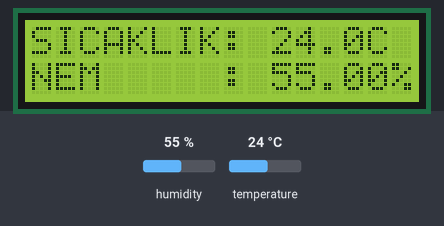
The sketch below on a simulated Arduino Uno, built with avr-gcc and run on an emulated ATmega328P. On the bench: 16×2 character LCD. Inputs (shaded band) come from the test bench; at power-on: humidity 55 %, temperature 24 °C. What the sketch prints to the serial monitor is not drawn.

Above: at 1.2 s.
1.3 s: humidity set to 22 %
At 2.6 s:
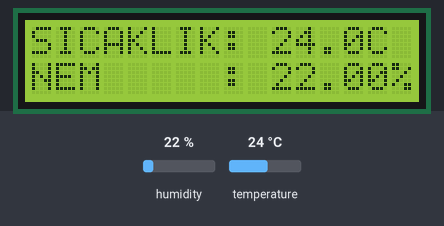
4.0 s: temperature set to 12 °C
At 5.6 s:
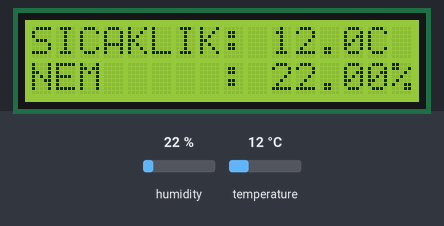
6.7 s: humidity set to 40 %
At 9.2 s:
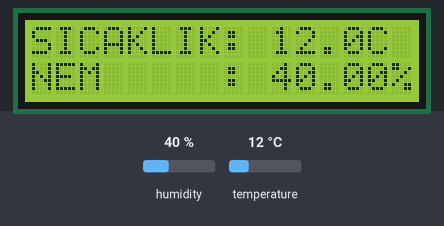
9.7 s: temperature set to 19 °C
At 11.0 s:
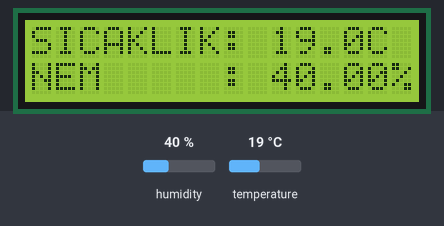
Timing chart, 0 to 12.7 s (numbered marks = the images above; inputs shaded):
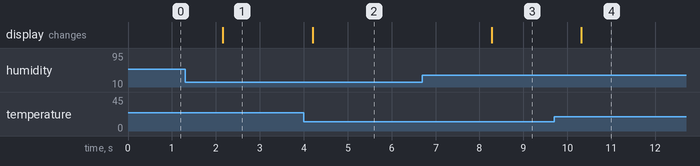

The sketch:

lcddht22nemderece.ino
```cpp
#include <DHT.h>
#include <LiquidCrystal_I2C.h>
LiquidCrystal_I2C lcd(0x27, 16, 2);  //LCD adresi 0x27 16 karaketer 2 satir olacak sekilde ayarlaniyor

#define DHTPIN 2 // belirlenen sensor data pini
#define DHTTYPE DHT22 // sensor tipi DHT22 olacak
DHT dht(DHTPIN, DHTTYPE);

void setup() {
  Serial.begin(9600);
  Serial.println("Baslatiliyor...");

  // initialize the LCD
  lcd.init();
  lcd.backlight();
  lcd.setCursor(0, 0);
  lcd.print("Baslatiliyor...");

  dht.begin();
}

void loop() {
  float h = dht.readHumidity();
  float c = dht.readTemperature();  // Derece
  float f = dht.readTemperature(true);  // Fahrenheit bu kullanilmayacagi icin yorum satirina cevirdik

  if (isnan(h) || isnan(c) || isnan(f)) {
    Serial.println("Failed to read from DHT sensor!");
    return;
  }

  lcd.setCursor(0, 0); //Ledde cursorun baslangic yeri ayarlandi
  lcd.print("SICAKLIK: ");
  lcd.print(c, 1);  // print only one decimal digit due to limited space
  lcd.print("C | ");
  //lcd.print(f, 1);  // print only one decimal digit due to limited space
  //lcd.print("F"); bu kullanilmayacagi icin yorum satirina cevirdik

  lcd.setCursor(0, 1);
  lcd.print("NEM     : ");
  lcd.print(h);
  lcd.print("%");

  Serial.print("Humidity: ");
  Serial.print(h);
  Serial.print(" %\t");
  Serial.print("Temperature: ");
  Serial.print(c);
  Serial.print(" *C ");
  Serial.print(f);
  Serial.print(" *F\t");

  delay(2000);
}
```

Measured:
- after the input at 1.3 s, the display: changes after 0.86 s (image 1)
- after the input at 4.0 s, the display: changes after 0.20 s (image 2)
- after the input at 6.7 s, the display: changes after 1.6 s (image 3)
- after the input at 9.7 s, the display: changes after 0.62 s (image 4)
